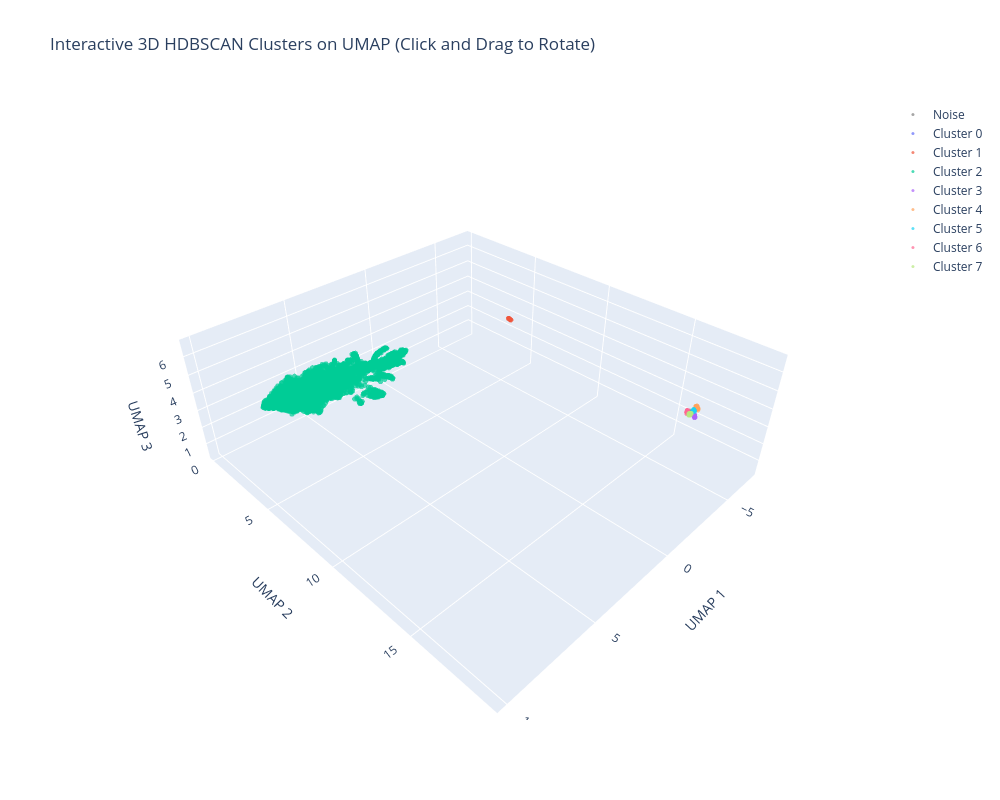

The notebook cell this image was saved under:
### Code cell
import plotly.graph_objects as go
import plotly.express as px

# Create interactive 3D scatter plot with Plotly for UMAP embeddings
# Prepare data using first 3 UMAP components
plot_df = pd.DataFrame({
    'UMAP1': X_umap[:, 0],
    'UMAP2': X_umap[:, 1],
    'UMAP3': X_umap[:, 2],
    'Cluster': cluster_labels,
    'Call Type': y,
    'Probability': clusterer.probabilities_,
    'Outlier Score': clusterer.outlier_scores_
})

# Create color mapping (use discrete colors for clusters)
fig = go.Figure()

# Plot each cluster separately for better legend
unique_clusters = sorted(plot_df['Cluster'].unique())
colors = px.colors.qualitative.Plotly + px.colors.qualitative.Set2

for i, cluster in enumerate(unique_clusters):
    cluster_data = plot_df[plot_df['Cluster'] == cluster]
    
    # Gray for noise, colors for clusters
    if cluster == -1:
        color = 'gray'
        name = 'Noise'
    else:
        color = colors[cluster % len(colors)]
        name = f'Cluster {cluster}'
    
    fig.add_trace(go.Scatter3d(
        x=cluster_data['UMAP1'],
        y=cluster_data['UMAP2'],
        z=cluster_data['UMAP3'],
        mode='markers',
        name=name,
        marker=dict(
            size=3,
            color=color,
            opacity=0.7,
            line=dict(width=0)
        ),
        text=[f"Call Type: {ct}<br>Cluster: {c}<br>Probability: {p:.3f}" 
              for ct, c, p in zip(cluster_data['Call Type'], 
                                  cluster_data['Cluster'], 
                                  cluster_data['Probability'])],
        hovertemplate='<b>%{text}</b><br>UMAP1: %{x:.2f}<br>UMAP2: %{y:.2f}<br>UMAP3: %{z:.2f}<extra></extra>'
    ))

fig.update_layout(
    title='Interactive 3D HDBSCAN Clusters on UMAP (Click and Drag to Rotate)',
    scene=dict(
        xaxis_title='UMAP 1',
        yaxis_title='UMAP 2',
        zaxis_title='UMAP 3',
        camera=dict(
            eye=dict(x=1.5, y=1.5, z=1.5)
        )
    ),
    width=1000,
    height=800,
    showlegend=True
)

fig.show()

### Figure 1 — Plotly figure (JSON) as saved in the notebook; plotly's stock layout.template omitted (floating-point values rounded to 4 significant figures; data arrays with more than 128 entries replaced by an {"elided": "..."} marker saying what was removed)
{"data": [{"hovertemplate": "<b>%{text}</b><br>UMAP1: %{x:.2f}<br>UMAP2: %{y:.2f}<br>UMAP3: %{z:.2f}<extra></extra>", "marker": {"color": "gray", "line": {"width": 0}, "opacity": 0.7, "size": 3}, "mode": "markers", "name": "Noise", "text": ["Call Type: I<br>Cluster: -1<br>Probability: 0.000", "Call Type: Chits<br>Cluster: -1<br>Probability: 0.000", "Call Type: Check<br>Cluster: -1<br>Probability: 0.000"], "type": "scatter3d", "x": [-1.361, -1.287, -1.141], "y": [18.65, 18.66, 18.76], "z": [6.534, 6.533, 6.616]}, {"hovertemplate": "<b>%{text}</b><br>UMAP1: %{x:.2f}<br>UMAP2: %{y:.2f}<br>UMAP3: %{z:.2f}<extra></extra>", "marker": {"color": "#636EFA", "line": {"width": 0}, "opacity": 0.7, "size": 3}, "mode": "markers", "name": "Cluster 0", "text": ["Call Type: Check<br>Cluster: 0<br>Probability: 1.000", "Call Type: Check<br>Cluster: 0<br>Probability: 1.000", "Call Type: Check<br>Cluster: 0<br>Probability: 1.000", "Call Type: Check<br>Cluster: 0<br>Probability: 1.000", "Call Type: Check<br>Cluster: 0<br>Probability: 0.680", "Call Type: Check<br>Cluster: 0<br>Probability: 1.000", "Call Type: Cheer<br>Cluster: 0<br>Probability: 1.000", "Call Type: Cheer<br>Cluster: 0<br>Probability: 0.747", "Call Type: Check<br>Cluster: 0<br>Probability: 1.000", "Call Type: Check<br>Cluster: 0<br>Probability: 1.000", "Call Type: Cheer<br>Cluster: 0<br>Probability: 1.000", "Call Type: Cheer<br>Cluster: 0<br>Probability: 1.000", "Call Type: Check<br>Cluster: 0<br>Probability: 1.000", "Call Type: Check<br>Cluster: 0<br>Probability: 1.000", "Call Type: F<br>Cluster: 0<br>Probability: 1.000", "Call Type: Check<br>Cluster: 0<br>Probability: 1.000", "Call Type: B<br>Cluster: 0<br>Probability: 1.000"], "type": "scatter3d", "x": [4.461, 4.476, 4.437, 4.446, 4.495, 4.475, 4.481, 4.429, 4.442, 4.433, 4.485, 4.444, 4.47, 4.48, 4.455, 4.449, 4.47], "y": [0.2951, 0.3104, 0.2715, 0.2801, 0.3306, 0.3094, 0.3158, 0.2635, 0.2763, 0.2673, 0.3198, 0.2789, 0.3045, 0.3147, 0.2896, 0.2832, 0.3041], "z": [0.3292, 0.3142, 0.3528, 0.3442, 0.2987, 0.3146, 0.309, 0.3612, 0.347, 0.357, 0.3044, 0.3456, 0.3197, 0.3098, 0.3352, 0.34, 0.3192]}, {"hovertemplate": "<b>%{text}</b><br>UMAP1: %{x:.2f}<br>UMAP2: %{y:.2f}<br>UMAP3: %{z:.2f}<extra></extra>", "marker": {"color": "#EF553B", "line": {"width": 0}, "opacity": 0.7, "size": 3}, "mode": "markers", "name": "Cluster 1", "text": ["Call Type: Check<br>Cluster: 1<br>Probability: 0.539", "Call Type: Check<br>Cluster: 1<br>Probability: 0.842", "Call Type: Check<br>Cluster: 1<br>Probability: 1.000", "Call Type: Check<br>Cluster: 1<br>Probability: 0.446", "Call Type: Check<br>Cluster: 1<br>Probability: 0.668", "Call Type: Check<br>Cluster: 1<br>Probability: 0.441", "Call Type: Check<br>Cluster: 1<br>Probability: 0.325", "Call Type: Check<br>Cluster: 1<br>Probability: 0.733", "Call Type: Check<br>Cluster: 1<br>Probability: 0.720", "Call Type: Check<br>Cluster: 1<br>Probability: 0.507", "Call Type: Check<br>Cluster: 1<br>Probability: 0.973", "Call Type: Check<br>Cluster: 1<br>Probability: 1.000", "Call Type: Check<br>Cluster: 1<br>Probability: 0.383", "Call Type: Cheer<br>Cluster: 1<br>Probability: 1.000", "Call Type: Check<br>Cluster: 1<br>Probability: 0.941", "Call Type: Check<br>Cluster: 1<br>Probability: 0.631", "Call Type: Check<br>Cluster: 1<br>Probability: 0.576", "Call Type: Check<br>Cluster: 1<br>Probability: 1.000", "Call Type: Check<br>Cluster: 1<br>Probability: 0.576", "Call Type: Check<br>Cluster: 1<br>Probability: 0.425", "Call Type: Check<br>Cluster: 1<br>Probability: 1.000"], "type": "scatter3d", "x": [-6.948, -6.94, -6.956, -7.034, -6.977, -7.008, -6.962, -6.946, -6.969, -6.96, -6.954, -6.976, -6.99, -6.967, -6.949, -6.969, -6.981, -6.967, -7.006, -7.044, -6.968], "y": [3.785, 3.698, 3.713, 3.755, 3.754, 3.716, 3.746, 3.73, 3.753, 3.753, 3.713, 3.739, 3.774, 3.74, 3.729, 3.721, 3.739, 3.721, 3.776, 3.796, 3.723], "z": [2.859, 2.867, 2.851, 2.773, 2.83, 2.799, 2.845, 2.861, 2.839, 2.847, 2.853, 2.831, 2.818, 2.84, 2.858, 2.839, 2.826, 2.84, 2.801, 2.763, 2.839]}, {"hovertemplate": "<b>%{text}</b><br>UMAP1: %{x:.2f}<br>UMAP2: %{y:.2f}<br>UMAP3: %{z:.2f}<extra></extra>", "marker": {"color": "#00CC96", "line": {"width": 0}, "opacity": 0.7, "size": 3}, "mode": "markers", "name": "Cluster 2", "text": {"elided": "5912 str values"}, "type": "scatter3d", "x": {"elided": "5912 float values"}, "y": {"elided": "5912 float values"}, "z": {"elided": "5912 float values"}}, {"hovertemplate": "<b>%{text}</b><br>UMAP1: %{x:.2f}<br>UMAP2: %{y:.2f}<br>UMAP3: %{z:.2f}<extra></extra>", "marker": {"color": "#AB63FA", "line": {"width": 0}, "opacity": 0.7, "size": 3}, "mode": "markers", "name": "Cluster 3", "text": ["Call Type: Chits<br>Cluster: 3<br>Probability: 0.799", "Call Type: Cheer<br>Cluster: 3<br>Probability: 0.739", "Call Type: Check<br>Cluster: 3<br>Probability: 0.353", "Call Type: Chits<br>Cluster: 3<br>Probability: 0.845", "Call Type: Check<br>Cluster: 3<br>Probability: 1.000", "Call Type: K<br>Cluster: 3<br>Probability: 0.620", "Call Type: K<br>Cluster: 3<br>Probability: 0.567", "Call Type: J<br>Cluster: 3<br>Probability: 0.710", "Call Type: Check<br>Cluster: 3<br>Probability: 1.000", "Call Type: Check<br>Cluster: 3<br>Probability: 1.000", "Call Type: Chits<br>Cluster: 3<br>Probability: 1.000", "Call Type: Check<br>Cluster: 3<br>Probability: 1.000", "Call Type: Check<br>Cluster: 3<br>Probability: 0.404", "Call Type: Check<br>Cluster: 3<br>Probability: 0.496", "Call Type: Check<br>Cluster: 3<br>Probability: 0.559", "Call Type: E<br>Cluster: 3<br>Probability: 0.729", "Call Type: G<br>Cluster: 3<br>Probability: 0.877"], "type": "scatter3d", "x": [-1.182, -1.194, -1.229, -1.211, -1.197, -1.208, -1.154, -1.214, -1.191, -1.193, -1.195, -1.181, -1.213, -1.151, -1.144, -1.161, -1.174], "y": [18.94, 18.99, 18.91, 18.93, 18.94, 18.93, 18.98, 18.93, 18.95, 18.94, 18.94, 18.93, 18.91, 18.98, 18.99, 18.98, 18.97], "z": [6.526, 6.504, 6.548, 6.532, 6.555, 6.6, 6.545, 6.569, 6.552, 6.569, 6.532, 6.578, 6.587, 6.579, 6.511, 6.523, 6.543]}, {"hovertemplate": "<b>%{text}</b><br>UMAP1: %{x:.2f}<br>UMAP2: %{y:.2f}<br>UMAP3: %{z:.2f}<extra></extra>", "marker": {"color": "#FFA15A", "line": {"width": 0}, "opacity": 0.7, "size": 3}, "mode": "markers", "name": "Cluster 4", "text": ["Call Type: Check<br>Cluster: 4<br>Probability: 0.621", "Call Type: Check<br>Cluster: 4<br>Probability: 0.632", "Call Type: Check<br>Cluster: 4<br>Probability: 1.000", "Call Type: Check<br>Cluster: 4<br>Probability: 0.582", "Call Type: Check<br>Cluster: 4<br>Probability: 0.575", "Call Type: Cheer<br>Cluster: 4<br>Probability: 0.523", "Call Type: Check<br>Cluster: 4<br>Probability: 0.571", "Call Type: Cheer<br>Cluster: 4<br>Probability: 0.692", "Call Type: Cheer<br>Cluster: 4<br>Probability: 0.623", "Call Type: I<br>Cluster: 4<br>Probability: 0.663", "Call Type: Cheer<br>Cluster: 4<br>Probability: 0.505", "Call Type: Check<br>Cluster: 4<br>Probability: 0.925", "Call Type: Check<br>Cluster: 4<br>Probability: 0.506", "Call Type: Check<br>Cluster: 4<br>Probability: 0.631", "Call Type: Check<br>Cluster: 4<br>Probability: 0.851", "Call Type: Check<br>Cluster: 4<br>Probability: 0.798", "Call Type: Chits<br>Cluster: 4<br>Probability: 0.600", "Call Type: I<br>Cluster: 4<br>Probability: 1.000", "Call Type: Check<br>Cluster: 4<br>Probability: 0.763", "Call Type: Check<br>Cluster: 4<br>Probability: 1.000", "Call Type: Chits<br>Cluster: 4<br>Probability: 0.436", "Call Type: I<br>Cluster: 4<br>Probability: 0.485", "Call Type: Check<br>Cluster: 4<br>Probability: 0.677", "Call Type: Check<br>Cluster: 4<br>Probability: 1.000", "Call Type: I<br>Cluster: 4<br>Probability: 0.477", "Call Type: Check<br>Cluster: 4<br>Probability: 0.386", "Call Type: Check<br>Cluster: 4<br>Probability: 0.945", "Call Type: Check<br>Cluster: 4<br>Probability: 0.453", "Call Type: Check<br>Cluster: 4<br>Probability: 1.000", "Call Type: Check<br>Cluster: 4<br>Probability: 0.902", "Call Type: Check<br>Cluster: 4<br>Probability: 0.902", "Call Type: I<br>Cluster: 4<br>Probability: 0.613", "Call Type: G<br>Cluster: 4<br>Probability: 0.380", "Call Type: Check<br>Cluster: 4<br>Probability: 0.596", "Call Type: Check<br>Cluster: 4<br>Probability: 0.827", "Call Type: Chits<br>Cluster: 4<br>Probability: 0.553", "Call Type: Check<br>Cluster: 4<br>Probability: 0.945"], "type": "scatter3d", "x": [-1.732, -1.655, -1.689, -1.63, -1.617, -1.615, -1.639, -1.664, -1.718, -1.71, -1.712, -1.719, -1.692, -1.757, -1.741, -1.7, -1.668, -1.702, -1.738, -1.682, -1.662, -1.727, -1.661, -1.674, -1.704, -1.676, -1.694, -1.735, -1.681, -1.658, -1.689, -1.745, -1.667, -1.716, -1.652, -1.67, -1.676], "y": [18.71, 18.75, 18.75, 18.71, 18.76, 18.72, 18.79, 18.76, 18.68, 18.7, 18.75, 18.71, 18.79, 18.69, 18.68, 18.71, 18.81, 18.73, 18.69, 18.73, 18.77, 18.79, 18.71, 18.73, 18.72, 18.73, 18.72, 18.69, 18.74, 18.75, 18.72, 18.73, 18.75, 18.73, 18.77, 18.7, 18.73], "z": [6.568, 6.54, 6.59, 6.527, 6.599, 6.562, 6.618, 6.59, 6.596, 6.599, 6.549, 6.587, 6.568, 6.536, 6.561, 6.586, 6.596, 6.565, 6.555, 6.556, 6.63, 6.485, 6.582, 6.542, 6.566, 6.509, 6.599, 6.543, 6.576, 6.566, 6.532, 6.509, 6.681, 6.617, 6.593, 6.641, 6.56]}, {"hovertemplate": "<b>%{text}</b><br>UMAP1: %{x:.2f}<br>UMAP2: %{y:.2f}<br>UMAP3: %{z:.2f}<extra></extra>", "marker": {"color": "#19D3F3", "line": {"width": 0}, "opacity": 0.7, "size": 3}, "mode": "markers", "name": "Cluster 5", "text": ["Call Type: Cheer<br>Cluster: 5<br>Probability: 1.000", "Call Type: F<br>Cluster: 5<br>Probability: 1.000", "Call Type: Check<br>Cluster: 5<br>Probability: 0.551", "Call Type: Cheer<br>Cluster: 5<br>Probability: 0.551", "Call Type: Cheer<br>Cluster: 5<br>Probability: 0.551", "Call Type: Cheer<br>Cluster: 5<br>Probability: 0.551", "Call Type: Cheer<br>Cluster: 5<br>Probability: 1.000", "Call Type: Cheer<br>Cluster: 5<br>Probability: 0.551", "Call Type: E<br>Cluster: 5<br>Probability: 1.000", "Call Type: F<br>Cluster: 5<br>Probability: 0.433", "Call Type: Cheer<br>Cluster: 5<br>Probability: 1.000"], "type": "scatter3d", "x": [-1.37, -1.397, -1.485, -1.451, -1.479, -1.476, -1.39, -1.504, -1.377, -1.463, -1.365], "y": [18.76, 18.76, 18.74, 18.74, 18.74, 18.74, 18.76, 18.72, 18.75, 18.79, 18.76], "z": [6.556, 6.554, 6.577, 6.513, 6.553, 6.552, 6.552, 6.58, 6.551, 6.567, 6.553]}, {"hovertemplate": "<b>%{text}</b><br>UMAP1: %{x:.2f}<br>UMAP2: %{y:.2f}<br>UMAP3: %{z:.2f}<extra></extra>", "marker": {"color": "#FF6692", "line": {"width": 0}, "opacity": 0.7, "size": 3}, "mode": "markers", "name": "Cluster 6", "text": ["Call Type: G<br>Cluster: 6<br>Probability: 0.536", "Call Type: Chits<br>Cluster: 6<br>Probability: 1.000", "Call Type: I<br>Cluster: 6<br>Probability: 0.677", "Call Type: I<br>Cluster: 6<br>Probability: 0.776", "Call Type: Check<br>Cluster: 6<br>Probability: 0.768", "Call Type: Check<br>Cluster: 6<br>Probability: 0.907", "Call Type: Check<br>Cluster: 6<br>Probability: 0.832", "Call Type: Chits<br>Cluster: 6<br>Probability: 1.000", "Call Type: Check<br>Cluster: 6<br>Probability: 1.000", "Call Type: Check<br>Cluster: 6<br>Probability: 1.000", "Call Type: I<br>Cluster: 6<br>Probability: 0.757", "Call Type: G<br>Cluster: 6<br>Probability: 1.000", "Call Type: Check<br>Cluster: 6<br>Probability: 0.563"], "type": "scatter3d", "x": [-1.21, -1.311, -1.262, -1.251, -1.268, -1.265, -1.253, -1.319, -1.319, -1.29, -1.313, -1.294, -1.257], "y": [18.68, 18.56, 18.62, 18.6, 18.56, 18.6, 18.6, 18.55, 18.55, 18.59, 18.57, 18.56, 18.59], "z": [6.534, 6.536, 6.551, 6.536, 6.489, 6.513, 6.504, 6.532, 6.544, 6.505, 6.543, 6.517, 6.442]}, {"hovertemplate": "<b>%{text}</b><br>UMAP1: %{x:.2f}<br>UMAP2: %{y:.2f}<br>UMAP3: %{z:.2f}<extra></extra>", "marker": {"color": "#B6E880", "line": {"width": 0}, "opacity": 0.7, "size": 3}, "mode": "markers", "name": "Cluster 7", "text": ["Call Type: Check<br>Cluster: 7<br>Probability: 0.654", "Call Type: Check<br>Cluster: 7<br>Probability: 0.594", "Call Type: Check<br>Cluster: 7<br>Probability: 0.538", "Call Type: G<br>Cluster: 7<br>Probability: 0.654", "Call Type: I<br>Cluster: 7<br>Probability: 0.663", "Call Type: Check<br>Cluster: 7<br>Probability: 0.660", "Call Type: Check<br>Cluster: 7<br>Probability: 1.000", "Call Type: Cheer<br>Cluster: 7<br>Probability: 1.000", "Call Type: G<br>Cluster: 7<br>Probability: 0.953", "Call Type: Check<br>Cluster: 7<br>Probability: 1.000", "Call Type: G<br>Cluster: 7<br>Probability: 1.000", "Call Type: Cheer<br>Cluster: 7<br>Probability: 0.902", "Call Type: G<br>Cluster: 7<br>Probability: 0.561", "Call Type: I<br>Cluster: 7<br>Probability: 0.737", "Call Type: Check<br>Cluster: 7<br>Probability: 1.000", "Call Type: Cheer<br>Cluster: 7<br>Probability: 0.993"], "type": "scatter3d", "x": [-1.231, -1.237, -1.224, -1.22, -1.161, -1.144, -1.143, -1.145, -1.147, -1.152, -1.145, -1.164, -1.19, -1.181, -1.181, -1.141], "y": [18.7, 18.74, 18.77, 18.74, 18.73, 18.79, 18.75, 18.75, 18.78, 18.74, 18.78, 18.76, 18.8, 18.71, 18.75, 18.76], "z": [6.526, 6.5, 6.554, 6.551, 6.495, 6.546, 6.521, 6.548, 6.535, 6.524, 6.554, 6.524, 6.589, 6.531, 6.539, 6.555]}], "layout": {"height": 800, "scene": {"camera": {"eye": {"x": 1.5, "y": 1.5, "z": 1.5}}, "xaxis": {"title": {"text": "UMAP 1"}}, "yaxis": {"title": {"text": "UMAP 2"}}, "zaxis": {"title": {"text": "UMAP 3"}}}, "showlegend": true, "title": {"text": "Interactive 3D HDBSCAN Clusters on UMAP (Click and Drag to Rotate)"}, "width": 1000}}
